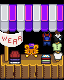

A level layout from a 2D game, rendered from its tile map. Below: a short description, then the map file with its tile-grid data intact:
An orthogonal 4x5 tile map with 16x16 px tiles, 6 tile layers (Back, Buildings, Paths, BelowFront, ...) and 2 objects (2x TileData).

<map version="1.2" tiledversion="1.2.0" orientation="orthogonal" renderorder="right-down" width="4" height="5" tilewidth="16" tileheight="16" infinite="0" nextlayerid="18" nextobjectid="13">
 <tileset firstgid="1" name="zTailorMouse" tilewidth="16" tileheight="16" tilecount="65" columns="13">
  <image source="spring_tailormouse.png" width="208" height="80" />
 </tileset>
 <layer id="11" name="Back" width="4" height="5">
  <data encoding="csv">
0,0,0,0,
0,0,0,0,
0,0,0,0,
0,0,0,0,
0,0,0,0
</data>
 </layer>
 <objectgroup id="2" name="Back" />
 <layer id="12" name="Buildings" width="4" height="5">
  <data encoding="csv">
5,6,7,0,
18,19,25,26,
27,0,0,30,
40,41,42,43,
53,54,55,56
</data>
 </layer>
 <objectgroup id="8" name="Buildings">
  <object id="11" name="TileData" x="32" y="64" width="16" height="16">
   <properties>
    <property name="Action" value="OpenShop ClothingStand PortraitMouse Hiya, poke! Me sell clothes, lots and lots. oke poke!" />
   </properties>
  </object>
  <object id="12" name="TileData" x="16" y="64" width="16" height="16">
   <properties>
    <property name="Action" value="OpenShop ClothingStand Mouse Hiya, poke! Me sell clothes, lots and lots. oke poke!" />
   </properties>
  </object>
 </objectgroup>
 <layer id="13" name="Paths" width="4" height="5" locked="1">
  <data encoding="csv">
0,0,0,0,
0,0,0,0,
0,0,0,0,
0,0,0,0,
0,0,0,0
</data>
 </layer>
 <objectgroup id="6" name="Paths" locked="1" />
 <layer id="16" name="BelowFront" width="4" height="5">
  <properties>
   <property name="DrawBefore" value="Front" />
  </properties>
  <data encoding="csv">
0,0,0,0,
0,0,0,0,
0,34,35,0,
0,47,48,0,
0,0,0,0
</data>
 </layer>
 <objectgroup id="17" name="BelowFront" />
 <layer id="14" name="Front" width="4" height="5">
  <data encoding="csv">
0,0,0,0,
0,0,0,0,
31,32,38,39,
49,50,51,52,
0,0,0,0
</data>
 </layer>
 <objectgroup id="4" name="Front" />
 <layer id="15" name="AlwaysFront" width="4" height="5">
  <data encoding="csv">
1,2,3,4,
14,15,16,17,
0,0,0,0,
0,0,0,0,
0,0,0,0
</data>
 </layer>
 <objectgroup id="10" name="AlwaysFront" />
</map>
